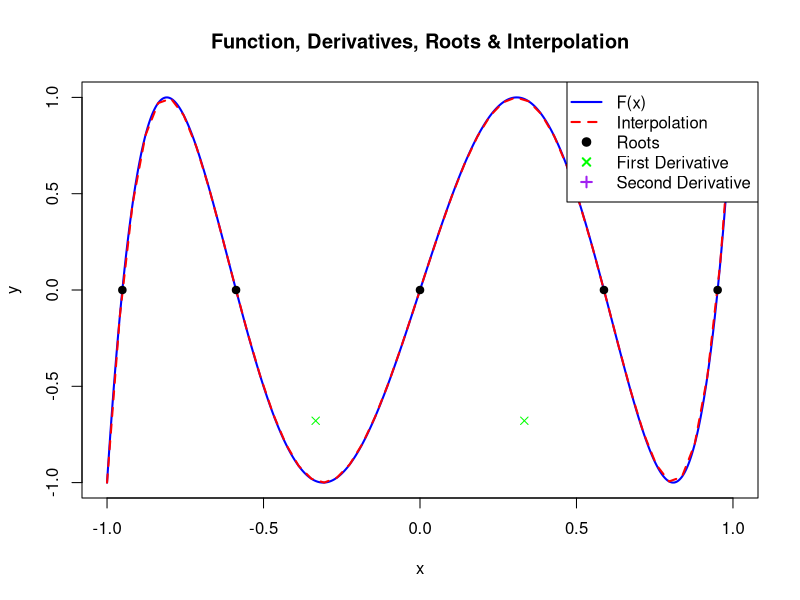

This chart was generated by the following R code:
# F(x) = cos(5 * arccos(x))
# Compute first & second derivatives
# Solve f(x) = 0
# Perform interpolation

# Function definition
f <- function(x) {
  return(cos(5 * acos(x)))
}

# Numerical first derivative using central difference method
numerical_derivative <- function(f, x, h = 1e-5) {
  return((f(x + h) - f(x - h)) / (2 * h))
}

# Numerical second derivative using central difference method
numerical_second_derivative <- function(f, x, h = 1e-5) {
  return((f(x + h) - 2 * f(x) + f(x - h)) / (h^2))
}

# Generate 10 points in [-1, 1]
x_values <- seq(-1, 1, length.out = 10)

# Compute derivatives
first_derivative <- sapply(x_values, function(x) numerical_derivative(f, x))
second_derivative <- sapply(x_values, function(x) numerical_second_derivative(f, x))

# Print computed derivatives
print(data.frame(x = x_values, first_derivative = first_derivative, second_derivative = second_derivative))

# Bisection Method for finding roots of f(x) = 0
bisection_method <- function(f, a, b, tol = 1e-5, max_iter = 100) {
  if (f(a) * f(b) > 0) {
    stop("No root in the given interval (function does not change sign)")
  }
  
  for (i in 1:max_iter) {
    c <- (a + b) / 2  # Midpoint
    fc <- f(c)
    
    if (abs(fc) < tol) {
      return(c)  # Root found
    }
    
    if (f(a) * fc < 0) {
      b <- c  # Root is in left half
    } else {
      a <- c  # Root is in right half
    }
  }
  
  return((a + b) / 2)  # Return best approximation
}

# Midpoint Rule for Numerical Integration
midpointrule <- function(f, dolni_hranice, vrchni_hranice, step_size = 1000) {
  h <- (vrchni_hranice - dolni_hranice) / step_size
  midpoints <- dolni_hranice + h * (1:step_size) - h / 2
  integral_approx <- h * sum(f(midpoints))
  return(integral_approx)
}

# Find zero-crossing intervals
x_fine <- seq(-1, 1, length.out = 1000)  # Fine grid for root detection
y_fine <- sapply(x_fine, f)

zero_crossing_intervals <- list()
for (i in 1:(length(x_fine) - 1)) {
  if (y_fine[i] * y_fine[i + 1] < 0) {  # Sign change detected
    zero_crossing_intervals <- append(zero_crossing_intervals, list(c(x_fine[i], x_fine[i + 1])))
  }
}

# Compute roots using Bisection Method
roots <- c()
for (interval in zero_crossing_intervals) {
  root <- bisection_method(f, interval[1], interval[2])  # Apply bisection
  roots <- c(roots, root)
}

# Print found roots
print("Roots of F(x) = 0:")
print(roots)

# Lagrange Interpolation Function
lagrange_interpolation <- function(x, y, xi) {
  n <- length(x)  # Number of known data points
  result <- 0     # Initialize the result variable
  
  for (i in 1:n) {
    li <- 1  # Initialize Lagrange basis polynomial L_i(x)
    
    for (j in 1:n) {
      if (i != j) {  # Avoid division by itself
        li <- li * (xi - x[j]) / (x[i] - x[j])
      }
    }
    
    result <- result + li * y[i]
  }
  
  return(result)  # Return interpolated value at xi
}

# Compute interpolation for finer points
x_interp <- seq(-1, 1, length.out = 50)
y_interp <- sapply(x_interp, function(x) lagrange_interpolation(x_values, f(x_values), x))

# Plot Function, Roots, Derivatives, and Interpolation
plot(x_fine, y_fine, type="l", col="blue", lwd=2, xlab="x", ylab="y",
     main="Function, Derivatives, Roots & Interpolation")

# Add interpolated function in red
lines(x_interp, y_interp, col="red", lwd=2, lty=2)

# Mark found roots
points(roots, rep(0, length(roots)), col="black", pch=19)

# Mark derivatives
points(x_values, first_derivative, col="green", pch=4)
points(x_values, second_derivative, col="purple", pch=3)

legend("topright", legend=c("F(x)", "Interpolation", "Roots", "First Derivative", "Second Derivative"),
       col=c("blue", "red", "black", "green", "purple"), lty=c(1, 2, NA, NA, NA), pch=c(NA, NA, 19, 4, 3), lwd=2)

#Takhle by to asi mělo fungovat?